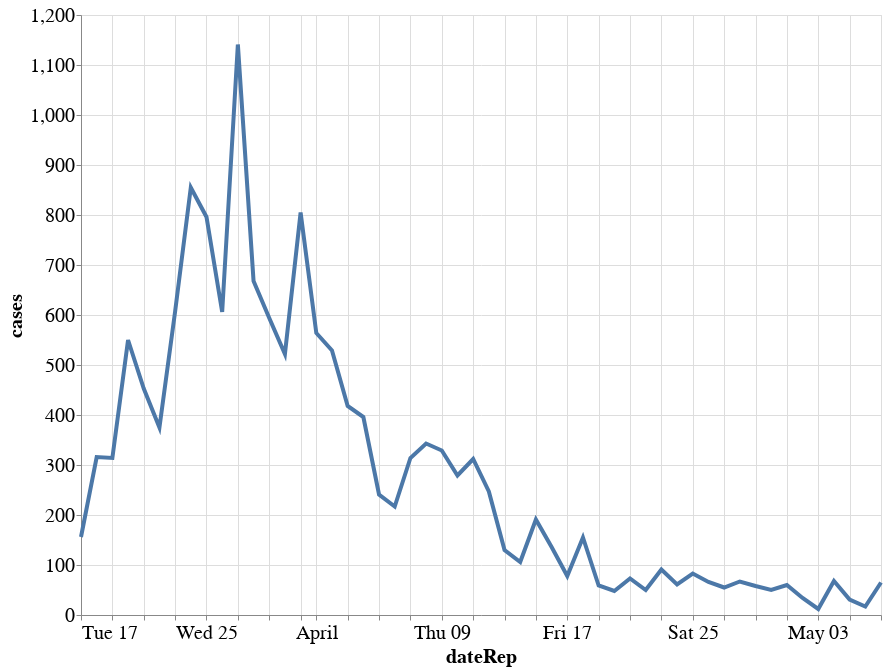

The cell this chart's notebook holds for it:
### Code cell
alt.Chart(country_df).mark_line().encode(
    x='dateRep:T',
    y='cases',
    tooltip = ['dateRep', 'TotalCases', 'TotalDeaths', 'cases', 'deaths']
).properties(
    height=600,
    width=800
).transform_filter(
    (datum.TotalCases > 1000)
)

### Figure 1 — Vega-Lite specification as saved in the notebook (floating-point values rounded to 4 significant figures; data arrays with more than 128 entries replaced by an {"elided": "..."} marker saying what was removed)
{"width": 800, "height": 600, "config": {"line": {"strokeWidth": 4}, "style": {"bar": {"size": 20}}, "legend": {"symbolSize": 100, "titleFontSize": 20, "labelFontSize": 20}, "axis": {"titleFontSize": 20, "labelFontSize": 20}}, "data": {"name": "data-0992baf435c011e4e4b2572d6478d555"}, "mark": "line", "encoding": {"tooltip": [{"type": "temporal", "field": "dateRep"}, {"type": "quantitative", "field": "TotalCases"}, {"type": "quantitative", "field": "TotalDeaths"}, {"type": "quantitative", "field": "cases"}, {"type": "quantitative", "field": "deaths"}], "x": {"type": "temporal", "field": "dateRep"}, "y": {"type": "quantitative", "field": "cases"}}, "transform": [{"filter": "(datum.TotalCases > 1000)"}], "$schema": "https://vega.github.io/schema/vega-lite/v4.8.1.json", "datasets": {"data-0992baf435c011e4e4b2572d6478d555": {"elided": "129 records"}}}
